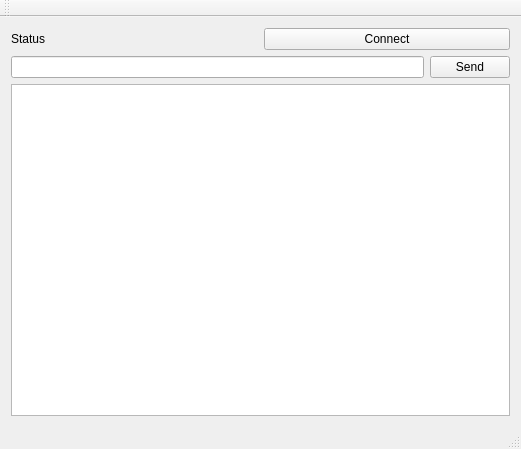
<?xml version="1.0" encoding="UTF-8"?>
<ui version="4.0">
 <class>MainWindow</class>
 <widget class="QMainWindow" name="MainWindow">
  <property name="geometry">
   <rect>
    <x>0</x>
    <y>0</y>
    <width>521</width>
    <height>449</height>
   </rect>
  </property>
  <property name="windowTitle">
   <string>MainWindow</string>
  </property>
  <widget class="QWidget" name="centralWidget">
   <layout class="QVBoxLayout" name="verticalLayout">
    <item>
     <layout class="QHBoxLayout" name="horizontalLayout">
      <item>
       <widget class="QLabel" name="label_status">
        <property name="text">
         <string>Status</string>
        </property>
       </widget>
      </item>
      <item>
       <widget class="QPushButton" name="pushButton_Connect">
        <property name="text">
         <string>Connect</string>
        </property>
       </widget>
      </item>
     </layout>
    </item>
    <item>
     <layout class="QHBoxLayout" name="horizontalLayout_2">
      <item>
       <widget class="QLineEdit" name="lineEdit"/>
      </item>
      <item>
       <widget class="QPushButton" name="pushButton_Send">
        <property name="text">
         <string>Send</string>
        </property>
       </widget>
      </item>
     </layout>
    </item>
    <item>
     <widget class="QTextBrowser" name="textBrowser"/>
    </item>
   </layout>
  </widget>
  <widget class="QMenuBar" name="menuBar">
   <property name="geometry">
    <rect>
     <x>0</x>
     <y>0</y>
     <width>521</width>
     <height>21</height>
    </rect>
   </property>
  </widget>
  <widget class="QToolBar" name="mainToolBar">
   <attribute name="toolBarArea">
    <enum>TopToolBarArea</enum>
   </attribute>
   <attribute name="toolBarBreak">
    <bool>false</bool>
   </attribute>
  </widget>
  <widget class="QStatusBar" name="statusBar"/>
 </widget>
 <layoutdefault spacing="6" margin="11"/>
 <resources/>
 <connections/>
</ui>
